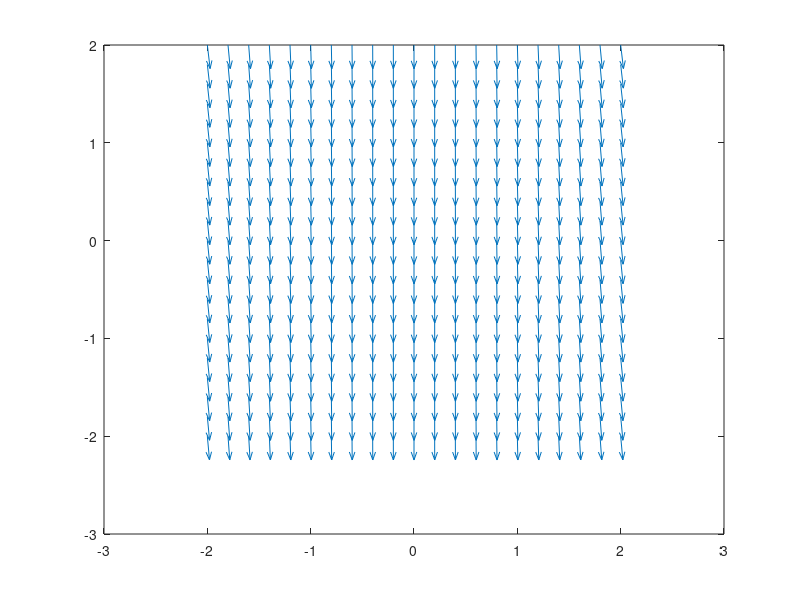

Source code (MATLAB):
[x,y]=meshgrid(-2:.2:2,-2:0.2:2);
dy=-(12*x*y-6*y.^3);
dx=9*x.^2+10*x*y.^2;
dyu=dy./sqrt(dx.^2+dy.^2);
dxu=dx./sqrt(dx.^2+dy.^2);
quiver(x, y,dxu, dyu)